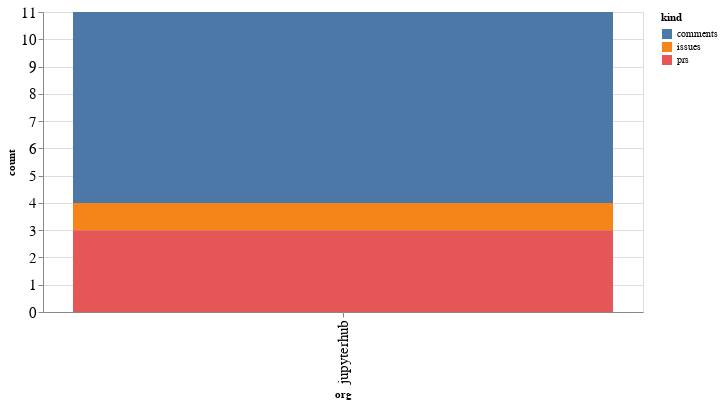

The cell this chart's notebook holds for it:
### Code cell
alt.Chart(org_summaries, width=600).mark_bar().encode(
    x='org',
    y='count',
    color='kind',
    tooltip="org"
)

### Figure 1 — Vega-Lite specification as saved in the notebook (floating-point values rounded to 4 significant figures)
{"config": {"axisLeft": {"labelFontSize": 15}, "axisBottom": {"labelFontSize": 15}}, "data": {"name": "data-98ff69868f0df57d83da0e3b206e1d4c"}, "mark": "bar", "encoding": {"color": {"type": "nominal", "field": "kind"}, "tooltip": {"type": "nominal", "field": "org"}, "x": {"type": "nominal", "field": "org"}, "y": {"type": "quantitative", "field": "count"}}, "width": 600, "$schema": "https://vega.github.io/schema/vega-lite/v4.8.1.json", "datasets": {"data-98ff69868f0df57d83da0e3b206e1d4c": [{"org": "jupyterhub", "kind": "comments", "count": 7}, {"org": "jupyterhub", "kind": "issues", "count": 1}, {"org": "jupyterhub", "kind": "prs", "count": 3}]}}
